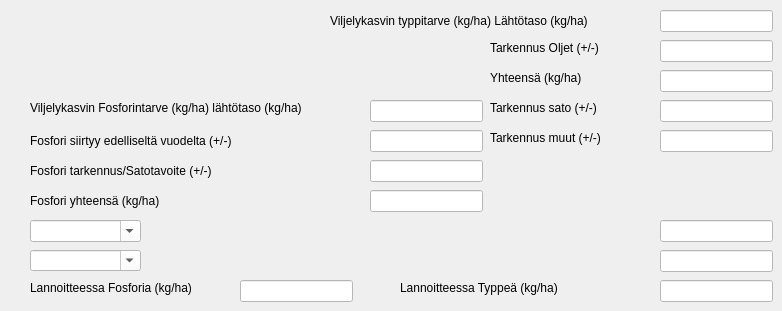
   <widget class="QWidget" name="tab_2">
    <attribute name="title">
     <string>Lannoitus</string>
    </attribute>
    <widget class="QLabel" name="label_6">
     <property name="geometry">
      <rect>
       <x>330</x>
       <y>10</y>
       <width>311</width>
       <height>21</height>
      </rect>
     </property>
     <property name="text">
      <string>Viljelykasvin typpitarve (kg/ha) Lähtötaso (kg/ha) </string>
     </property>
    </widget>
    <widget class="QLineEdit" name="lineEdit_typpi_lahtotaso">
     <property name="geometry">
      <rect>
       <x>660</x>
       <y>10</y>
       <width>113</width>
       <height>22</height>
      </rect>
     </property>
     <property name="styleSheet">
      <string notr="true">background-color: rgb(255, 255, 255);</string>
     </property>
    </widget>
    <widget class="QLabel" name="label_7">
     <property name="geometry">
      <rect>
       <x>490</x>
       <y>100</y>
       <width>131</width>
       <height>16</height>
      </rect>
     </property>
     <property name="text">
      <string>Tarkennus sato (+/-) </string>
     </property>
    </widget>
    <widget class="QLineEdit" name="lineEdit_Tarkennus_sato">
     <property name="geometry">
      <rect>
       <x>660</x>
       <y>100</y>
       <width>113</width>
       <height>22</height>
      </rect>
     </property>
     <property name="styleSheet">
      <string notr="true">background-color: rgb(255, 255, 255);</string>
     </property>
    </widget>
    <widget class="QLabel" name="label_8">
     <property name="geometry">
      <rect>
       <x>490</x>
       <y>40</y>
       <width>141</width>
       <height>16</height>
      </rect>
     </property>
     <property name="text">
      <string>Tarkennus Oljet (+/-)</string>
     </property>
    </widget>
    <widget class="QLineEdit" name="lineEdit_Tarkennus_oljet">
     <property name="geometry">
      <rect>
       <x>660</x>
       <y>40</y>
       <width>113</width>
       <height>22</height>
      </rect>
     </property>
     <property name="styleSheet">
      <string notr="true">background-color: rgb(255, 255, 255);</string>
     </property>
    </widget>
    <widget class="QLabel" name="label_9">
     <property name="geometry">
      <rect>
       <x>490</x>
       <y>130</y>
       <width>141</width>
       <height>16</height>
      </rect>
     </property>
     <property name="text">
      <string>Tarkennus muut (+/-)</string>
     </property>
    </widget>
    <widget class="QLineEdit" name="lineEdit_Tarkennus_muut">
     <property name="geometry">
      <rect>
       <x>660</x>
       <y>130</y>
       <width>113</width>
       <height>22</height>
      </rect>
     </property>
     <property name="styleSheet">
      <string notr="true">background-color: rgb(255, 255, 255);</string>
     </property>
    </widget>
    <widget class="QLabel" name="label_10">
     <property name="geometry">
      <rect>
       <x>490</x>
       <y>70</y>
       <width>161</width>
       <height>16</height>
      </rect>
     </property>
     <property name="text">
      <string>Yhteensä (kg/ha)</string>
     </property>
    </widget>
    <widget class="QLineEdit" name="lineEdit_Tarkennus_yhteensa">
     <property name="geometry">
      <rect>
       <x>660</x>
       <y>70</y>
       <width>113</width>
       <height>22</height>
      </rect>
     </property>
     <property name="styleSheet">
      <string notr="true">background-color: rgb(255, 255, 255);</string>
     </property>
    </widget>
    <widget class="QLineEdit" name="lineEdit_Tarkennus_lahtaso_fos">
     <property name="geometry">
      <rect>
       <x>370</x>
       <y>100</y>
       <width>113</width>
       <height>22</height>
      </rect>
     </property>
     <property name="styleSheet">
      <string notr="true">background-color: rgb(255, 255, 255);</string>
     </property>
    </widget>
    <widget class="QLineEdit" name="lineEdit_Tark_edelliselta_Vuodelta">
     <property name="geometry">
      <rect>
       <x>370</x>
       <y>130</y>
       <width>113</width>
       <height>22</height>
      </rect>
     </property>
     <property name="styleSheet">
      <string notr="true">background-color: rgb(255, 255, 255);</string>
     </property>
    </widget>
    <widget class="QLineEdit" name="lineEdit_Tarkennus_satotavoite">
     <property name="geometry">
      <rect>
       <x>370</x>
       <y>160</y>
       <width>113</width>
       <height>22</height>
      </rect>
     </property>
     <property name="styleSheet">
      <string notr="true">background-color: rgb(255, 255, 255);</string>
     </property>
    </widget>
    <widget class="QLineEdit" name="lineEdit_Tarkennus_yht_kg">
     <property name="geometry">
      <rect>
       <x>370</x>
       <y>190</y>
       <width>113</width>
       <height>22</height>
      </rect>
     </property>
     <property name="styleSheet">
      <string notr="true">background-color: rgb(255, 255, 255);</string>
     </property>
    </widget>
    <widget class="QLineEdit" name="lineEdit_Tarkennus_lannoite_typpi">
     <property name="geometry">
      <rect>
       <x>660</x>
       <y>220</y>
       <width>113</width>
       <height>22</height>
      </rect>
     </property>
     <property name="styleSheet">
      <string notr="true">background-color: rgb(255, 255, 255);</string>
     </property>
    </widget>
    <widget class="QLineEdit" name="lineEdit_Tarkennus_lannoite_typpi2">
     <property name="geometry">
      <rect>
       <x>660</x>
       <y>250</y>
       <width>113</width>
       <height>22</height>
      </rect>
     </property>
     <property name="styleSheet">
      <string notr="true">background-color: rgb(255, 255, 255);</string>
     </property>
    </widget>
    <widget class="QLineEdit" name="lineEdit_Tarkennus_lannoite_fofori_yht">
     <property name="geometry">
      <rect>
       <x>240</x>
       <y>280</y>
       <width>113</width>
       <height>22</height>
      </rect>
     </property>
     <property name="styleSheet">
      <string notr="true">background-color: rgb(255, 255, 255);</string>
     </property>
    </widget>
    <widget class="QLabel" name="label_11">
     <property name="geometry">
      <rect>
       <x>30</x>
       <y>100</y>
       <width>331</width>
       <height>16</height>
      </rect>
     </property>
     <property name="text">
      <string>Viljelykasvin Fosforintarve (kg/ha) lähtötaso (kg/ha)</string>
     </property>
    </widget>
    <widget class="QLabel" name="label_12">
     <property name="geometry">
      <rect>
       <x>30</x>
       <y>130</y>
       <width>251</width>
       <height>21</height>
      </rect>
     </property>
     <property name="text">
      <string>Fosfori siirtyy edelliseltä vuodelta (+/-)</string>
     </property>
    </widget>
    <widget class="QLabel" name="label_13">
     <property name="geometry">
      <rect>
       <x>30</x>
       <y>160</y>
       <width>241</width>
       <height>21</height>
      </rect>
     </property>
     <property name="text">
      <string>Fosfori tarkennus/Satotavoite (+/-)</string>
     </property>
    </widget>
    <widget class="QLabel" name="label_14">
     <property name="geometry">
      <rect>
       <x>30</x>
       <y>190</y>
       <width>241</width>
       <height>21</height>
      </rect>
     </property>
     <property name="text">
      <string>Fosfori yhteensä (kg/ha)</string>
     </property>
    </widget>
    <widget class="QComboBox" name="Combo_Tarkennus_lannoite">
     <property name="geometry">
      <rect>
       <x>30</x>
       <y>220</y>
       <width>111</width>
       <height>22</height>
      </rect>
     </property>
     <property name="styleSheet">
      <string notr="true">background-color: rgb(255, 255, 255);
selection-background-color: rgb(85, 170, 255);</string>
     </property>
     <property name="editable">
      <bool>true</bool>
     </property>
     <item>
      <property name="text">
       <string/>
      </property>
     </item>
     <item>
      <property name="text">
       <string>Pellon Y3</string>
      </property>
     </item>
    </widget>
    <widget class="QComboBox" name="Combo_Tarkennus_lannoite_2">
     <property name="geometry">
      <rect>
       <x>30</x>
       <y>250</y>
       <width>111</width>
       <height>21</height>
      </rect>
     </property>
     <property name="styleSheet">
      <string notr="true">background-color: rgb(255, 255, 255);
selection-background-color: rgb(85, 170, 255);</string>
     </property>
     <property name="editable">
      <bool>true</bool>
     </property>
     <item>
      <property name="text">
       <string/>
      </property>
     </item>
     <item>
      <property name="text">
       <string>Pellon Y3</string>
      </property>
     </item>
    </widget>
    <widget class="QLabel" name="label_24">
     <property name="geometry">
      <rect>
       <x>30</x>
       <y>280</y>
       <width>191</width>
       <height>16</height>
      </rect>
     </property>
     <property name="text">
      <string>Lannoitteessa Fosforia (kg/ha)</string>
     </property>
    </widget>
    <widget class="QLineEdit" name="lineEdit_Tarkennus_lannoite_typpea_yht">
     <property name="geometry">
      <rect>
       <x>660</x>
       <y>280</y>
       <width>113</width>
       <height>22</height>
      </rect>
     </property>
     <property name="styleSheet">
      <string notr="true">background-color: rgb(255, 255, 255);</string>
     </property>
    </widget>
    <widget class="QLabel" name="label_25">
     <property name="geometry">
      <rect>
       <x>400</x>
       <y>280</y>
       <width>201</width>
       <height>16</height>
      </rect>
     </property>
     <property name="text">
      <string>Lannoitteessa Typpeä (kg/ha)</string>
     </property>
    </widget>
   </widget>
